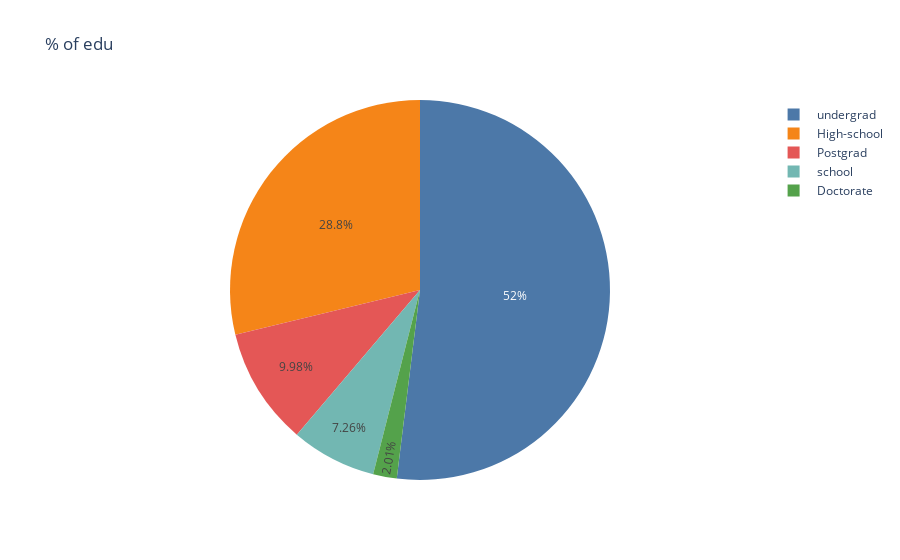

The cell this chart's notebook holds for it:
### Markdown cell above
### Plotly

### Code cell
px.pie(df,values='education-num',names='education',title='% of edu',color_discrete_sequence=px.colors.qualitative.T10)

### Figure 1 — Plotly figure (JSON) as saved in the notebook; plotly's stock layout.template omitted (floating-point values rounded to 4 significant figures; data arrays with more than 128 entries replaced by an {"elided": "..."} marker saying what was removed)
{"data": [{"domain": {"x": [0, 1], "y": [0, 1]}, "hovertemplate": "education=%{label}<br>education-num=%{value}<extra></extra>", "labels": {"elided": "32561 str values"}, "legendgroup": "", "name": "", "showlegend": true, "type": "pie", "values": {"elided": "32561 int values"}}], "layout": {"legend": {"tracegroupgap": 0}, "piecolorway": ["#4C78A8", "#F58518", "#E45756", "#72B7B2", "#54A24B", "#EECA3B", "#B279A2", "#FF9DA6", "#9D755D", "#BAB0AC"], "title": {"text": "% of edu"}}}
